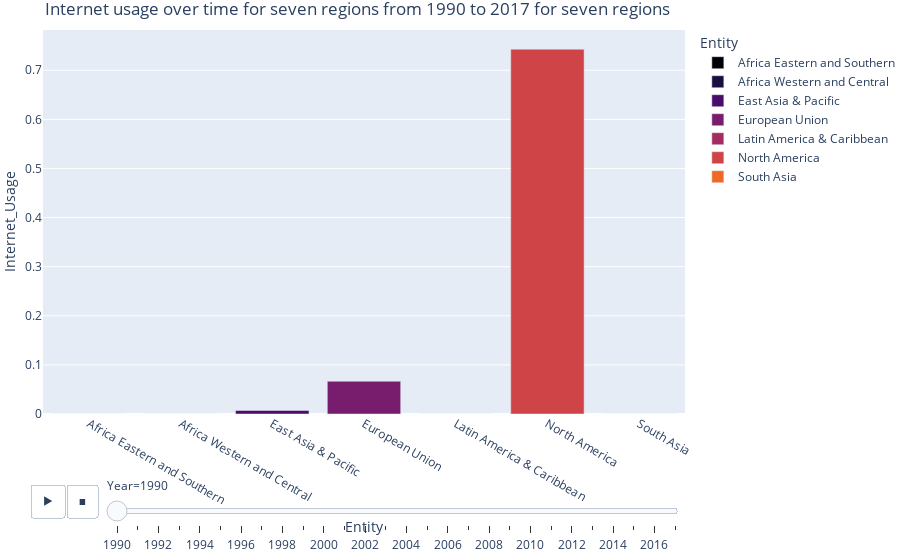

The cell this chart's notebook holds for it:
### Code cell
seven_regions = seven_regions.query ('Year < 2018')
fig = px.bar(seven_regions, x="Entity", y="Internet_Usage", color="Entity", color_discrete_sequence=px.colors.sequential.Inferno,
  animation_frame="Year", animation_group="Entity", title = "Internet usage over time for seven regions from 1990 to 2017 for seven regions")

fig.update_layout(
    margin=dict(l=0, r=0, t=30, b=0))


fig.show()

### Figure 1 — Plotly figure (JSON) as saved in the notebook; plotly's stock layout.template omitted (floating-point values rounded to 4 significant figures)
{"data": [{"alignmentgroup": "True", "hovertemplate": "Entity=%{x}<br>Year=1990<br>Internet_Usage=%{y}<extra></extra>", "ids": ["Africa Eastern and Southern"], "legendgroup": "Africa Eastern and Southern", "marker": {"color": "#000004", "pattern": {"shape": ""}}, "name": "Africa Eastern and Southern", "offsetgroup": "Africa Eastern and Southern", "orientation": "v", "showlegend": true, "textposition": "auto", "type": "bar", "x": ["Africa Eastern and Southern"], "xaxis": "x", "y": [0], "yaxis": "y"}, {"alignmentgroup": "True", "hovertemplate": "Entity=%{x}<br>Year=1990<br>Internet_Usage=%{y}<extra></extra>", "ids": ["Africa Western and Central"], "legendgroup": "Africa Western and Central", "marker": {"color": "#1b0c41", "pattern": {"shape": ""}}, "name": "Africa Western and Central", "offsetgroup": "Africa Western and Central", "orientation": "v", "showlegend": true, "textposition": "auto", "type": "bar", "x": ["Africa Western and Central"], "xaxis": "x", "y": [0], "yaxis": "y"}, {"alignmentgroup": "True", "hovertemplate": "Entity=%{x}<br>Year=1990<br>Internet_Usage=%{y}<extra></extra>", "ids": ["East Asia & Pacific"], "legendgroup": "East Asia & Pacific", "marker": {"color": "#4a0c6b", "pattern": {"shape": ""}}, "name": "East Asia & Pacific", "offsetgroup": "East Asia & Pacific", "orientation": "v", "showlegend": true, "textposition": "auto", "type": "bar", "x": ["East Asia & Pacific"], "xaxis": "x", "y": [0.007211], "yaxis": "y"}, {"alignmentgroup": "True", "hovertemplate": "Entity=%{x}<br>Year=1990<br>Internet_Usage=%{y}<extra></extra>", "ids": ["European Union"], "legendgroup": "European Union", "marker": {"color": "#781c6d", "pattern": {"shape": ""}}, "name": "European Union", "offsetgroup": "European Union", "orientation": "v", "showlegend": true, "textposition": "auto", "type": "bar", "x": ["European Union"], "xaxis": "x", "y": [0.06672], "yaxis": "y"}, {"alignmentgroup": "True", "hovertemplate": "Entity=%{x}<br>Year=1990<br>Internet_Usage=%{y}<extra></extra>", "ids": ["Latin America & Caribbean"], "legendgroup": "Latin America & Caribbean", "marker": {"color": "#a52c60", "pattern": {"shape": ""}}, "name": "Latin America & Caribbean", "offsetgroup": "Latin America & Caribbean", "orientation": "v", "showlegend": true, "textposition": "auto", "type": "bar", "x": ["Latin America & Caribbean"], "xaxis": "x", "y": [0], "yaxis": "y"}, {"alignmentgroup": "True", "hovertemplate": "Entity=%{x}<br>Year=1990<br>Internet_Usage=%{y}<extra></extra>", "ids": ["North America"], "legendgroup": "North America", "marker": {"color": "#cf4446", "pattern": {"shape": ""}}, "name": "North America", "offsetgroup": "North America", "orientation": "v", "showlegend": true, "textposition": "auto", "type": "bar", "x": ["North America"], "xaxis": "x", "y": [0.7428], "yaxis": "y"}, {"alignmentgroup": "True", "hovertemplate": "Entity=%{x}<br>Year=1990<br>Internet_Usage=%{y}<extra></extra>", "ids": ["South Asia"], "legendgroup": "South Asia", "marker": {"color": "#ed6925", "pattern": {"shape": ""}}, "name": "South Asia", "offsetgroup": "South Asia", "orientation": "v", "showlegend": true, "textposition": "auto", "type": "bar", "x": ["South Asia"], "xaxis": "x", "y": [0], "yaxis": "y"}], "layout": {"barmode": "relative", "legend": {"title": {"text": "Entity"}, "tracegroupgap": 0}, "margin": {"b": 0, "l": 0, "r": 0, "t": 30}, "sliders": [{"active": 0, "currentvalue": {"prefix": "Year="}, "len": 0.9, "pad": {"b": 10, "t": 60}, "steps": [{"args": [["1990"], {"frame": {"duration": 0, "redraw": true}, "fromcurrent": true, "mode": "immediate", "transition": {"duration": 0, "easing": "linear"}}], "label": "1990", "method": "animate"}, {"args": [["1991"], {"frame": {"duration": 0, "redraw": true}, "fromcurrent": true, "mode": "immediate", "transition": {"duration": 0, "easing": "linear"}}], "label": "1991", "method": "animate"}, {"args": [["1992"], {"frame": {"duration": 0, "redraw": true}, "fromcurrent": true, "mode": "immediate", "transition": {"duration": 0, "easing": "linear"}}], "label": "1992", "method": "animate"}, {"args": [["1993"], {"frame": {"duration": 0, "redraw": true}, "fromcurrent": true, "mode": "immediate", "transition": {"duration": 0, "easing": "linear"}}], "label": "1993", "method": "animate"}, {"args": [["1994"], {"frame": {"duration": 0, "redraw": true}, "fromcurrent": true, "mode": "immediate", "transition": {"duration": 0, "easing": "linear"}}], "label": "1994", "method": "animate"}, {"args": [["1995"], {"frame": {"duration": 0, "redraw": true}, "fromcurrent": true, "mode": "immediate", "transition": {"duration": 0, "easing": "linear"}}], "label": "1995", "method": "animate"}, {"args": [["1996"], {"frame": {"duration": 0, "redraw": true}, "fromcurrent": true, "mode": "immediate", "transition": {"duration": 0, "easing": "linear"}}], "label": "1996", "method": "animate"}, {"args": [["1997"], {"frame": {"duration": 0, "redraw": true}, "fromcurrent": true, "mode": "immediate", "transition": {"duration": 0, "easing": "linear"}}], "label": "1997", "method": "animate"}, {"args": [["1998"], {"frame": {"duration": 0, "redraw": true}, "fromcurrent": true, "mode": "immediate", "transition": {"duration": 0, "easing": "linear"}}], "label": "1998", "method": "animate"}, {"args": [["1999"], {"frame": {"duration": 0, "redraw": true}, "fromcurrent": true, "mode": "immediate", "transition": {"duration": 0, "easing": "linear"}}], "label": "1999", "method": "animate"}, {"args": [["2000"], {"frame": {"duration": 0, "redraw": true}, "fromcurrent": true, "mode": "immediate", "transition": {"duration": 0, "easing": "linear"}}], "label": "2000", "method": "animate"}, {"args": [["2001"], {"frame": {"duration": 0, "redraw": true}, "fromcurrent": true, "mode": "immediate", "transition": {"duration": 0, "easing": "linear"}}], "label": "2001", "method": "animate"}, {"args": [["2002"], {"frame": {"duration": 0, "redraw": true}, "fromcurrent": true, "mode": "immediate", "transition": {"duration": 0, "easing": "linear"}}], "label": "2002", "method": "animate"}, {"args": [["2003"], {"frame": {"duration": 0, "redraw": true}, "fromcurrent": true, "mode": "immediate", "transition": {"duration": 0, "easing": "linear"}}], "label": "2003", "method": "animate"}, {"args": [["2004"], {"frame": {"duration": 0, "redraw": true}, "fromcurrent": true, "mode": "immediate", "transition": {"duration": 0, "easing": "linear"}}], "label": "2004", "method": "animate"}, {"args": [["2005"], {"frame": {"duration": 0, "redraw": true}, "fromcurrent": true, "mode": "immediate", "transition": {"duration": 0, "easing": "linear"}}], "label": "2005", "method": "animate"}, {"args": [["2006"], {"frame": {"duration": 0, "redraw": true}, "fromcurrent": true, "mode": "immediate", "transition": {"duration": 0, "easing": "linear"}}], "label": "2006", "method": "animate"}, {"args": [["2007"], {"frame": {"duration": 0, "redraw": true}, "fromcurrent": true, "mode": "immediate", "transition": {"duration": 0, "easing": "linear"}}], "label": "2007", "method": "animate"}, {"args": [["2008"], {"frame": {"duration": 0, "redraw": true}, "fromcurrent": true, "mode": "immediate", "transition": {"duration": 0, "easing": "linear"}}], "label": "2008", "method": "animate"}, {"args": [["2009"], {"frame": {"duration": 0, "redraw": true}, "fromcurrent": true, "mode": "immediate", "transition": {"duration": 0, "easing": "linear"}}], "label": "2009", "method": "animate"}, {"args": [["2010"], {"frame": {"duration": 0, "redraw": true}, "fromcurrent": true, "mode": "immediate", "transition": {"duration": 0, "easing": "linear"}}], "label": "2010", "method": "animate"}, {"args": [["2011"], {"frame": {"duration": 0, "redraw": true}, "fromcurrent": true, "mode": "immediate", "transition": {"duration": 0, "easing": "linear"}}], "label": "2011", "method": "animate"}, {"args": [["2012"], {"frame": {"duration": 0, "redraw": true}, "fromcurrent": true, "mode": "immediate", "transition": {"duration": 0, "easing": "linear"}}], "label": "2012", "method": "animate"}, {"args": [["2013"], {"frame": {"duration": 0, "redraw": true}, "fromcurrent": true, "mode": "immediate", "transition": {"duration": 0, "easing": "linear"}}], "label": "2013", "method": "animate"}, {"args": [["2014"], {"frame": {"duration": 0, "redraw": true}, "fromcurrent": true, "mode": "immediate", "transition": {"duration": 0, "easing": "linear"}}], "label": "2014", "method": "animate"}, {"args": [["2015"], {"frame": {"duration": 0, "redraw": true}, "fromcurrent": true, "mode": "immediate", "transition": {"duration": 0, "easing": "linear"}}], "label": "2015", "method": "animate"}, {"args": [["2016"], {"frame": {"duration": 0, "redraw": true}, "fromcurrent": true, "mode": "immediate", "transition": {"duration": 0, "easing": "linear"}}], "label": "2016", "method": "animate"}, {"args": [["2017"], {"frame": {"duration": 0, "redraw": true}, "fromcurrent": true, "mode": "immediate", "transition": {"duration": 0, "easing": "linear"}}], "label": "2017", "method": "animate"}], "x": 0.1, "xanchor": "left", "y": 0, "yanchor": "top"}], "title": {"text": "Internet usage over time for seven regions from 1990 to 2017 for seven regions"}, "updatemenus": [{"buttons": [{"args": [null, {"frame": {"duration": 500, "redraw": true}, "fromcurrent": true, "mode": "immediate", "transition": {"duration": 500, "easing": "linear"}}], "label": "&#9654;", "method": "animate"}, {"args": [[null], {"frame": {"duration": 0, "redraw": true}, "fromcurrent": true, "mode": "immediate", "transition": {"duration": 0, "easing": "linear"}}], "label": "&#9724;", "method": "animate"}], "direction": "left", "pad": {"r": 10, "t": 70}, "showactive": false, "type": "buttons", "x": 0.1, "xanchor": "right", "y": 0, "yanchor": "top"}], "xaxis": {"anchor": "y", "categoryarray": ["Africa Eastern and Southern", "Africa Western and Central", "East Asia & Pacific", "European Union", "Latin America & Caribbean", "North America", "South Asia"], "categoryorder": "array", "domain": [0, 1], "title": {"text": "Entity"}}, "yaxis": {"anchor": "x", "domain": [0, 1], "title": {"text": "Internet_Usage"}}}}
